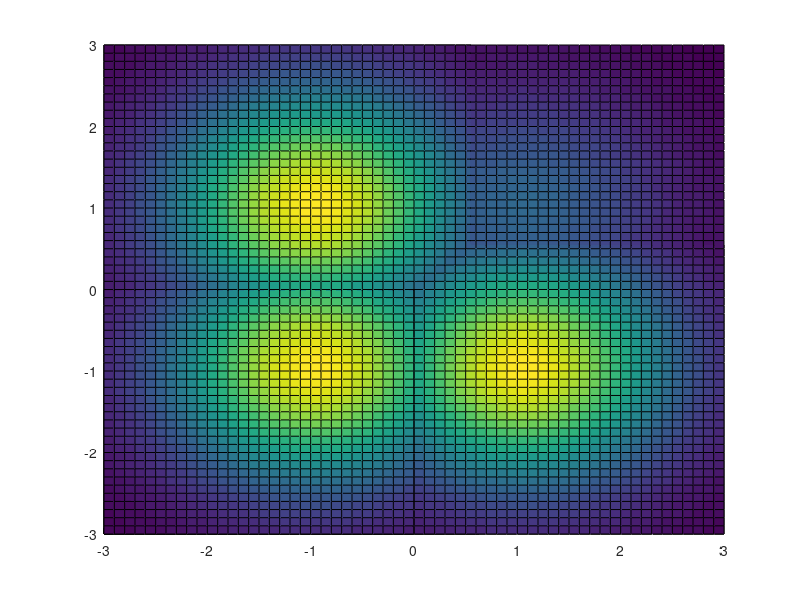

The MATLAB source for this figure:
%%%%%%%%%%%%%%%%%%%%%%%%%%%%%%%%%%%%%%%%%%%%%%%%%%%%%%%%%%%%%%%%%%%%%%%%%
% Demostración de las regiones de decisión en un caso con N=2 y M=4
%
% Se visualizan las fdps condicionadas de cada símbolo para los casos de
% símbolos equiprobables y de símbolos no equiprobables. 
% Se pueden modificar las coordenadas y el número de los símbolos, las
% probabilidades a priori de los símbolos, o la potencia del ruido
%
% El punto de vista de las gráficas está fijado a un azimut de 90º porque
% así se ven muy claras las fronteras de decisión, aunque se puede
% rotar la figura para ver las gaussianas en 3D.
%
%%%%%%%%%%%%%%%%%%%%%%%%%%%%%%%%%%%%%%%%%%%%%%%%%%%%%%%%%%%%%%%%%%%%%%%%%


p = [0.1 0.3 0.3 0.3];          % Probabilidad de cada símbolo
mu = [1 1; -1 1; 1 -1; -1 -1];  % Valores de los símbolos

%Algunos cálculos previos
M = length(p);  
rejilla =-3:.1:3;     % Rejilla para representar los gráficos (la supongo simétrica)
sigma = eye(2);       % Matriz con la varianza del ruido (lo supongo a 1)

%Doy el formato adecuado a todas las matrices
coordenadas = repmat([repelem(rejilla,length(rejilla)); repmat(rejilla,1,length(rejilla))]',4,1);
mu = repelem(mu,length(rejilla)*length(rejilla),1);

%Genero una fdp normal para cada símbolo
normal = mvnpdf(coordenadas, mu,sigma);

%Dibujo todas las gráficas
figure
hold on
for i=1:M
    surf(rejilla,rejilla,p(i)*reshape(normal(1+(numel(normal)/M)*(i-1):(numel(normal)/M)*i),length(rejilla),[]))
end
view(0,90)